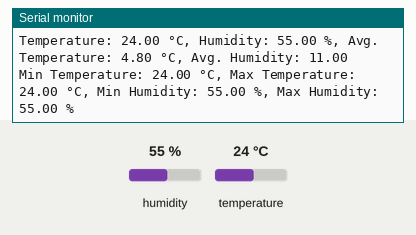
Simulated run of this sketch. Board: Arduino Uno, built with avr-gcc and run on an emulated ATmega328P. Shown: the last lines printed to the serial monitor. Inputs (shaded band) come from the test bench; at power-on: humidity 55 %, temperature 24 °C.

Above: at 4.9 s.
5.0 s: humidity set to 22 %
At 7.7 s:
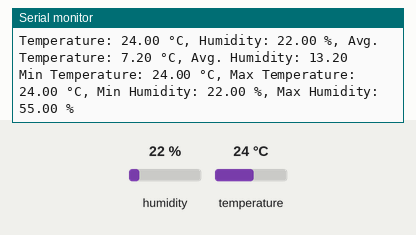
8.2 s: temperature set to 12 °C
At 9.1 s:
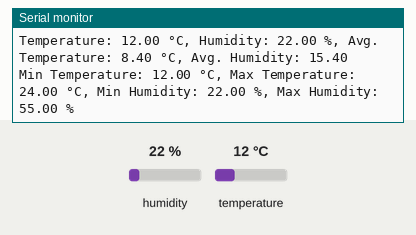
11.4 s: humidity set to 40 %
At 14.2 s:
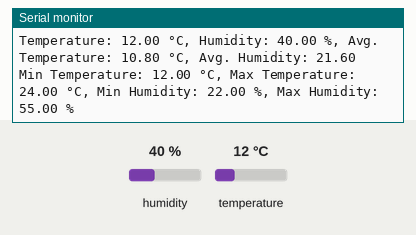
Timing chart, 0 to 15.7 s (numbered marks = the images above; inputs shaded):
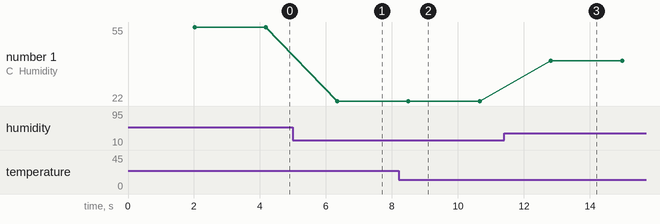

Measured:
- after the input at 5.0 s, the serial monitor: prints a new line after 1.3 s (image 1)
- after the input at 8.2 s, the serial monitor: prints a new line after 0.30 s (image 2)
- after the input at 11.4 s, the serial monitor: prints a new line after 1.4 s (image 3)
- plotted number 1: 55 → 22 after the input at 5.0 s, 22 → 40 after the input at 11.4 s

The sketch:

Temp_RH_MinMaxAvg.ino
```cpp
#include <DHT.h> // DHT 라이브러리를 포함

#define DHTPIN 2 // DHT11 센서의 데이터 핀을 2번에 연결
#define DHTTYPE DHT11 // DHT11 센서를 사용

DHT dht(DHTPIN, DHTTYPE); // DHT 객체 생성, 핀 번호와 센서 유형 설정

const int numReadings = 10; // 평균을 계산하기 위한 읽기 횟수
float temperatures[numReadings]; // 온도 값을 저장할 배열
float humidities[numReadings]; // 습도 값을 저장할 배열
int index = 0; // 배열에 값을 저장할 인덱스
float totalTemperature = 0; // 온도 값의 합계
float totalHumidity = 0; // 습도 값의 합계
float minTemperature = 1000; // 초기 최저 온도 값을 큰 값으로 설정
float maxTemperature = -1000; // 초기 최고 온도 값을 작은 값으로 설정
float minHumidity = 1000; // 초기 최저 습도 값을 큰 값으로 설정
float maxHumidity = -1000; // 초기 최고 습도 값을 작은 값으로 설정

void setup() {
  Serial.begin(9600); // 시리얼 통신 시작
  dht.begin(); // DHT 센서 초기화
}

void loop() {
  delay(2000); // 2초마다 측정

  float temperature = dht.readTemperature(); // 온도 값을 읽어옴
  float humidity = dht.readHumidity(); // 습도 값을 읽어옴

  if (isnan(temperature) || isnan(humidity)) { // 센서로부터 올바른 값이 읽혔는지 확인
    Serial.println("Failed to read from DHT sensor!"); // 읽기 실패 메시지 출력
    return; // 함수 종료
  }

  totalTemperature = totalTemperature - temperatures[index]; // 이전 값을 합계에서 빼기
  totalHumidity = totalHumidity - humidities[index]; // 이전 값을 합계에서 빼기

  temperatures[index] = temperature; // 새로운 온도 값을 배열에 저장
  humidities[index] = humidity; // 새로운 습도 값을 배열에 저장

  totalTemperature = totalTemperature + temperatures[index]; // 새로운 값을 합계에 더하기
  totalHumidity = totalHumidity + humidities[index]; // 새로운 값을 합계에 더하기

  index = (index + 1) % numReadings; // 다음 값을 저장할 위치 갱신

  float averageTemperature = totalTemperature / numReadings; // 평균 온도 계산
  float averageHumidity = totalHumidity / numReadings; // 평균 습도 계산

  if (temperature < minTemperature) {
    minTemperature = temperature; // 최저 온도 업데이트
  }
  if (temperature > maxTemperature) {
    maxTemperature = temperature; // 최고 온도 업데이트
  }
  if (humidity < minHumidity) {
    minHumidity = humidity; // 최저 습도 업데이트
  }
  if (humidity > maxHumidity) {
    maxHumidity = humidity; // 최고 습도 업데이트
  }

  // 시리얼 모니터에 결과 출력
  Serial.print("Temperature: ");
  Serial.print(temperature);
  Serial.print(" °C, Humidity: ");
  Serial.print(humidity);
  Serial.print(" %, Avg. Temperature: ");
  Serial.print(averageTemperature);
  Serial.print(" °C, Avg. Humidity: ");
  Serial.println(averageHumidity);
  Serial.print("Min Temperature: ");
  Serial.print(minTemperature);
  Serial.print(" °C, Max Temperature: ");
  Serial.print(maxTemperature);
  Serial.print(" °C, Min Humidity: ");
  Serial.print(minHumidity);
  Serial.print(" %, Max Humidity: ");
  Serial.print(maxHumidity);
  Serial.println(" %");
}
```
